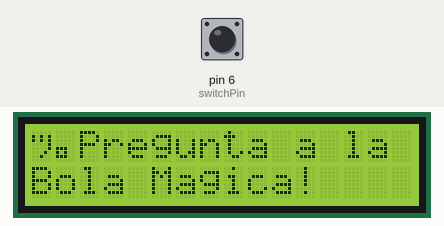
A sketch run on a simulated Arduino Uno, built with avr-gcc and run on an emulated ATmega328P. On the bench: 16×2 character LCD. Inputs (shaded band) come from the test bench; at power-on: pin 6 (switchPin) LOW. Random numbers use the default seed unless the sketch sets one.

Above: at 1.2 s.
1.3 s: pin 6 (switchPin) pulled HIGH for 0.15 s
At 2.1 s:
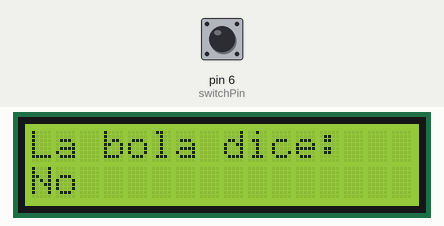
2.9 s: pin 6 (switchPin) pulled HIGH for 1 s
At 4.6 s:
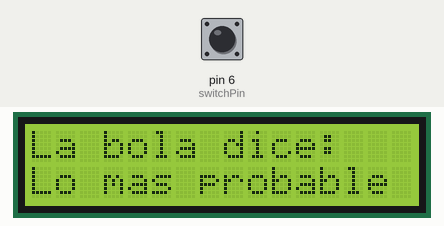
5.4 s: pin 6 (switchPin) pulsed HIGH 5 times (0.12 s each, 0.3 s apart)
At 7.2 s:
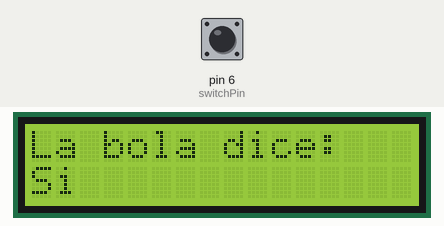
8.4 s: pin 6 (switchPin) pulled HIGH for 0.15 s
At 9.7 s:
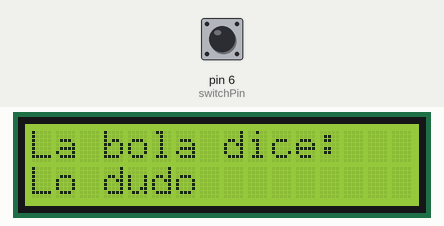
10.0 s: pin 6 (switchPin) pulled HIGH for 3.2 s
At 14.1 s:
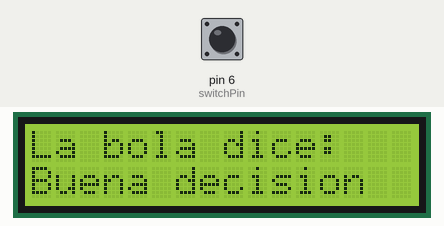
14.7 s: pin 6 (switchPin) pulled HIGH for 0.15 s
At 16.0 s:
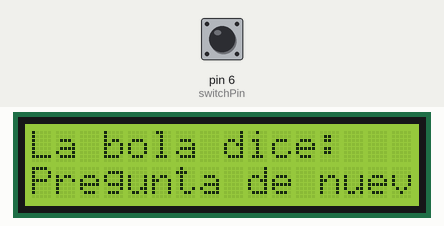
Timing chart, 0 to 17.3 s (numbered marks = the images above; inputs shaded):
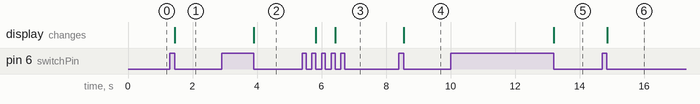

The sketch:

proyecto11_BolaCristal.ino
```cpp
#include <LiquidCrystal.h>

LiquidCrystal lcd(12, 11, 5, 4, 3, 2);

const int switchPin = 6;

int switchState = 0;

int prevSwitchState = 0;

int reply;

void setup() {
  lcd.begin(16, 2);

  pinMode(switchPin, INPUT);

  lcd.print("¡Pregunta a la");
  lcd.setCursor(0, 1);
  lcd.print("Bola Magica!");
}

void loop() {
  switchState = digitalRead(switchPin);

  if (switchState != prevSwitchState) {
    if (switchState == LOW) {
      reply = random(8);
      lcd.clear();
      lcd.setCursor(0, 0);
      lcd.print("La bola dice:");
      lcd.setCursor(0, 1);

      switch (reply) {
        case 0:
            lcd.print("Si");
            break;
        case 1:
            lcd.print("Lo mas probable");
            break;
        case 2:
            lcd.print("Ciertamente");
            break;
        case 3:
            lcd.print("Buena decision");
            break;
        case 4:
            lcd.print("No es seguro");
            break;
        case 5:
            lcd.print("Pregunta de nuevo");
            break;
        case 6:
            lcd.print("Lo dudo");
            break;
        case 7:
            lcd.print("No");
            break;
      }
    }
  }
  prevSwitchState = switchState;
}
```

Measured:
- after the input at 1.3 s, the display: changes after 0.15 s (image 1)
- after the input at 2.9 s, the display: changes after 1.0 s (image 2)
- after the input at 5.4 s, the display: first changes after 0.43 s (image 3 shows a later state)
- after the input at 8.4 s, the display: changes after 0.16 s (image 4)
- after the input at 10.0 s, the display: changes after 3.2 s (image 5)
- after the input at 14.7 s, the display: changes after 0.16 s (image 6)
